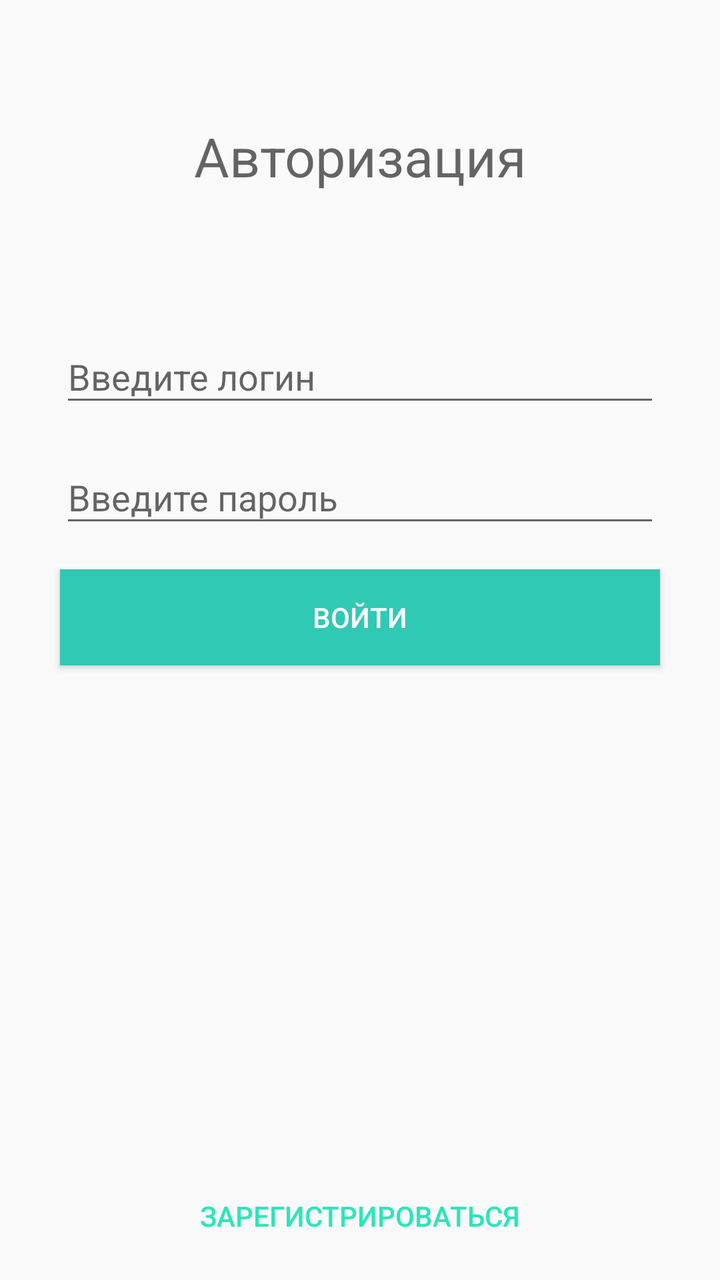
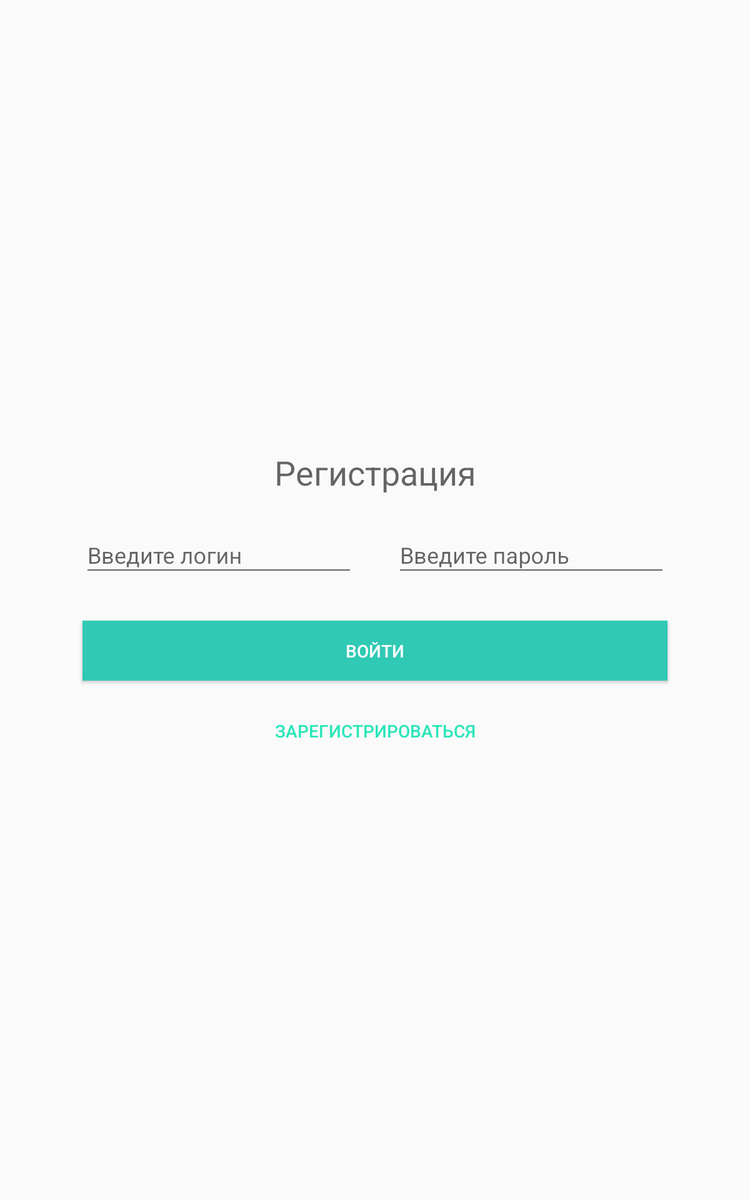

First picture: res/layout/ on a phone held upright. Second picture: the repository's own variant of that layout, on a device whose configuration matches the variant's folder. Source for both follows.
<!-- AndroidManifest.xml: application theme AppTheme -->
<!-- res/layout/activity_auth__menu.xml -->
<?xml version="1.0" encoding="utf-8"?>
<android.support.constraint.ConstraintLayout xmlns:android="http://schemas.android.com/apk/res/android"
    xmlns:app="http://schemas.android.com/apk/res-auto"
    xmlns:tools="http://schemas.android.com/tools"
    android:layout_width="match_parent"
    android:layout_height="match_parent"
    tools:context=".Auth_Menu">

    <android.support.design.widget.TextInputLayout
        android:id="@+id/textInputLayout"
        android:layout_width="wrap_content"
        android:layout_height="wrap_content"
        android:layout_marginEnd="8dp"
        android:layout_marginStart="8dp"
        android:layout_marginTop="60dp"
        app:layout_constraintEnd_toEndOf="parent"
        app:layout_constraintStart_toStartOf="parent"
        app:layout_constraintTop_toBottomOf="@+id/textView">

        <EditText
            android:id="@+id/LoginBox"
            android:layout_width="300dp"
            android:layout_height="wrap_content"
            android:ems="10"
            android:hint="@string/Auth_LoginBoxHint"
            android:inputType="textPersonName"
            android:maxLength="30" />

    </android.support.design.widget.TextInputLayout>

    <android.support.design.widget.TextInputLayout
        android:id="@+id/textInputLayout2"
        android:layout_width="wrap_content"
        android:layout_height="wrap_content"
        android:layout_marginEnd="8dp"
        android:layout_marginStart="8dp"
        android:layout_marginTop="8dp"
        app:layout_constraintEnd_toEndOf="parent"
        app:layout_constraintStart_toStartOf="parent"
        app:layout_constraintTop_toBottomOf="@+id/textInputLayout">

        <EditText
            android:id="@+id/PasswordBox"
            android:layout_width="300dp"
            android:layout_height="wrap_content"
            android:ems="10"
            android:hint="@string/Auth_PasswordBoxHint"
            android:inputType="textPassword"
            android:maxLength="30"
            tools:layout_editor_absoluteX="5dp"
            tools:layout_editor_absoluteY="50dp" />
    </android.support.design.widget.TextInputLayout>

    <Button
        android:id="@+id/AuthButton"
        style="@style/Widget.AppCompat.Button.Colored"
        android:background="?attr/colorPrimary"
        android:layout_width="300dp"
        android:layout_height="wrap_content"
        android:layout_marginEnd="8dp"
        android:layout_marginStart="8dp"
        android:layout_marginTop="16dp"
        android:onClick="onClick"
        android:text="@string/user_auth_go"
        app:layout_constraintEnd_toEndOf="parent"
        app:layout_constraintStart_toStartOf="parent"
        app:layout_constraintTop_toBottomOf="@+id/textInputLayout2" />

    <Button
        android:id="@+id/RegistrationButton"
        style="@style/Widget.AppCompat.Button.Borderless.Colored"
        android:layout_width="300dp"
        android:layout_height="wrap_content"
        android:layout_marginBottom="8dp"
        android:layout_marginEnd="8dp"
        android:layout_marginStart="8dp"
        android:onClick="registrationButtonClick"
        android:text="@string/user_register_go"
        app:layout_constraintBottom_toBottomOf="parent"
        app:layout_constraintEnd_toEndOf="parent"
        app:layout_constraintStart_toStartOf="parent" />

    <TextView
        android:id="@+id/textView"
        android:layout_width="wrap_content"
        android:layout_height="wrap_content"
        android:layout_marginEnd="8dp"
        android:layout_marginStart="8dp"
        android:layout_marginTop="60dp"
        android:text="@string/user_auth"
        android:textAppearance="@style/TextAppearance.AppCompat.Display1"
        android:textSize="27sp"
        app:layout_constraintEnd_toEndOf="parent"
        app:layout_constraintStart_toStartOf="parent"
        app:layout_constraintTop_toTopOf="parent" />

</android.support.constraint.ConstraintLayout>
<!-- resources referenced by this layout -->
<resources>
  <string name="Auth_LoginBoxHint">Введите логин</string>
  <string name="Auth_PasswordBoxHint">Введите пароль</string>
  <string name="user_auth">Авторизация</string>
  <string name="user_auth_go">Войти</string>
  <string name="user_register_go">Зарегистрироваться</string>
  <style name="AppTheme" parent="Theme.AppCompat.Light.DarkActionBar">
          
          <item name="colorPrimary">@color/colorPrimary</item>
          <item name="colorPrimaryDark">@color/colorPrimaryDark</item>
          <item name="colorAccent">@color/colorAccent</item>
      </style>
  <color name="colorPrimary">#30c9b4</color>
  <color name="colorPrimaryDark">#32baa8</color>
  <color name="colorAccent">#2be6ba</color>
</resources>
<!-- res/layout-sw600dp/activity_auth__menu.xml (the repository's variant of the layout above) -->
<!-- drawn on a 7-inch tablet held upright -->
<?xml version="1.0" encoding="utf-8"?>
<android.support.constraint.ConstraintLayout xmlns:android="http://schemas.android.com/apk/res/android"
    xmlns:app="http://schemas.android.com/apk/res-auto"
    xmlns:tools="http://schemas.android.com/tools"
    android:layout_width="match_parent"
    android:layout_height="match_parent"
    tools:context=".Auth_Menu">

    <TableLayout xmlns:android="http://schemas.android.com/apk/res/android"
        android:layout_width="match_parent"
        android:layout_height="match_parent"
        android:stretchColumns="*"
        android:gravity="center"
        android:layout_margin="50dp"
        app:layout_constraintBottom_toBottomOf="parent"
        app:layout_constraintEnd_toEndOf="parent"
        app:layout_constraintStart_toStartOf="parent"
        app:layout_constraintTop_toTopOf="parent">

        <TableRow>
            <TextView
                android:id="@+id/textView"
                android:layout_width="wrap_content"
                android:layout_height="wrap_content"
                android:layout_marginEnd="8dp"
                android:layout_marginStart="8dp"
                android:layout_marginTop="8dp"
                android:text="Регистрация"
                android:layout_span="2"
                android:gravity="center"
                android:textAppearance="@style/TextAppearance.AppCompat.Display1"
                android:textSize="27sp"
                app:layout_constraintEnd_toEndOf="parent"
                app:layout_constraintStart_toStartOf="parent"
                app:layout_constraintTop_toTopOf="parent" />
        </TableRow>

        <TableRow>

            <android.support.design.widget.TextInputLayout
                android:id="@+id/textInputLayout"
                android:layout_width="wrap_content"
                android:layout_height="wrap_content"
                android:layout_margin="16dp">

                <EditText
                    android:id="@+id/LoginBox"
                    android:layout_width="match_parent"
                    android:layout_height="wrap_content"
                    android:ems="10"
                    android:hint="@string/Auth_LoginBoxHint"
                    android:inputType="textPersonName"
                    android:maxLength="30" />

            </android.support.design.widget.TextInputLayout>

            <android.support.design.widget.TextInputLayout
                android:id="@+id/textInputLayout2"
                android:layout_width="match_parent"
                android:layout_height="wrap_content"
                android:layout_margin="16dp">

                <EditText
                    android:id="@+id/PasswordBox"
                    android:layout_width="match_parent"
                    android:layout_height="wrap_content"
                    android:ems="10"
                    android:hint="@string/Auth_PasswordBoxHint"
                    android:inputType="textPassword"
                    android:maxLength="30"
                    tools:layout_editor_absoluteX="5dp"
                    tools:layout_editor_absoluteY="50dp" />
            </android.support.design.widget.TextInputLayout>
        </TableRow>
        <TableRow>
            <Button
                android:id="@+id/AuthButton"
                style="@style/Widget.AppCompat.Button.Colored"
                android:background="?attr/colorPrimary"
                android:layout_width="match_parent"
                android:layout_height="wrap_content"
                android:layout_margin="16dp"
                android:layout_marginTop="20dp"
                android:layout_span="2"
                android:onClick="onClick"
                android:text="Войти" />
        </TableRow>
        <TableRow>
            <Button
                android:id="@+id/RegistrationButton"
                style="@style/Widget.AppCompat.Button.Borderless.Colored"
                android:layout_width="match_parent"
                android:layout_height="wrap_content"
                android:onClick="registrationButtonClick"
                android:layout_span="2"
                android:text="Зарегистрироваться"
                app:layout_constraintBottom_toBottomOf="parent"
                app:layout_constraintEnd_toEndOf="parent"
                app:layout_constraintStart_toStartOf="parent" />
        </TableRow>
    </TableLayout>

</android.support.constraint.ConstraintLayout>
<!-- resources referenced by the variant -->
<!-- as a 7-inch tablet held upright resolves them -->
<resources>
  <string name="Auth_LoginBoxHint">Введите логин</string>
  <string name="Auth_PasswordBoxHint">Введите пароль</string>
  <style name="AppTheme" parent="Theme.AppCompat.Light.DarkActionBar">
          
          <item name="colorPrimary">@color/colorPrimary</item>
          <item name="colorPrimaryDark">@color/colorPrimaryDark</item>
          <item name="colorAccent">@color/colorAccent</item>
      </style>
  <color name="colorPrimary">#30c9b4</color>
  <color name="colorPrimaryDark">#32baa8</color>
  <color name="colorAccent">#2be6ba</color>
</resources>
